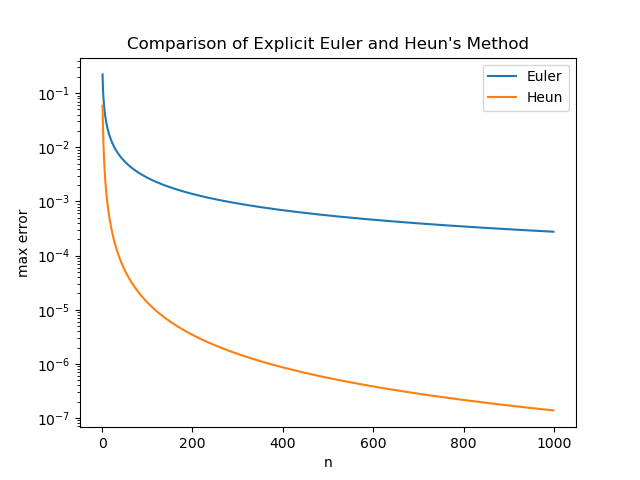

This chart was generated by the following Python code:
import numpy as np
import matplotlib.pyplot as plt

# a)

def exp_euler(x0, f, tau, n):
    x = np.zeros(n+1)
    x[0] = x0

    for i in range(n):
        x[i+1] = x[i] + tau*f(x[i])

    return x

# b)

def heun(x0, f, tau, n):
    x = xs = np.zeros(n+1)
    x[0] = xs[0] = x0

    for i in range(n):
        xs[i+1] = x[i] + tau*f(x[i])
        x[i+1] = x[i] + 0.5*tau*(f(x[i]) + f(x[i+1]))

    return x

# c)

# x'(t) = -x, 0 < t <= T = 1.5,
# x(0) = 1

N = 1000
T = 1.5
err_euler = []
err_heun = []
x0 = 1

def f(x):
    return -x

for n in range(2,N+1):
    tau = T/n
    t = np.linspace(0, T, n+1)

    x_true = np.exp(-t)
    x_euler = exp_euler(x0, f, tau, n)
    x_heun = heun(x0, f, tau, n)

    err_euler.append(np.max(np.absolute(x_true - x_euler)))
    err_heun.append(np.max(np.absolute(x_true - x_heun)))

def plot_results(err_1, err_2):
    n = np.linspace(1, len(err_1), len(err_1))

    plt.plot(n, err_1, label='Euler')
    plt.plot(n, err_2, label='Heun')
    plt.xlabel('n')
    plt.ylabel('max error')
    plt.title("Comparison of Explicit Euler and Heun's Method")
    plt.yscale('log')
    plt.legend()
    plt.show()

plot_results(err_euler, err_heun)
